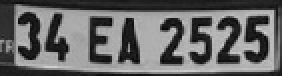
#> input picture detectNumbersAndWords/may_license.jpg, 141 x 38 px (shown 2 times larger)
$ python 'Deneme_tahtası.py'
#> lines starting #> are read from the running program, lines starting #| are printed output that depends on the picture; after the words box and inside, x2 and y2 are one past the last pixel; in counts of white or black regions, pixels touching at a corner belong together
import cv2
from cv2 import dilate
import numpy as np
import imutils
import matplotlib.pyplot as plt

img = cv2.imread("may_license.jpg",1)
#> img is the input picture: shape (38, 141, 3); min 4, max 209, mean 102.6
img_output = cv2.imread("may_license.jpg",1)
img = cv2.resize(img,(240,180))
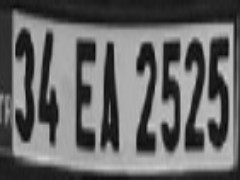
#> img: shape (180, 240, 3); min 7, max 207, mean 102.5
img_output = cv2.resize(img,(240,180))


###########################
img_bilateral = cv2.bilateralFilter(img.copy(),15,75,75)

def autoCanny(img, sigma=0.33):
#> called with sigma = 0.33
    median = np.median(img)
#> median = 107
    lower = int(max(0,(1-sigma)*median))
#> lower = 71
    upper = int(min(255,(1+sigma)*median))
#> upper = 142
    canny = cv2.Canny(img,lower,upper)
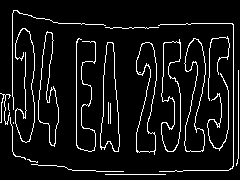
#> canny: shape (180, 240); 7.9% white in thin lines or dots
    return canny
img_canny = autoCanny(img_bilateral)

contours_list, hierarchy = cv2.findContours(img_canny, cv2.RETR_TREE, cv2.CHAIN_APPROX_NONE)
#> contours_list = 28 contours, 15 with area under 20; largest, box (x1, y1, x2, y2) and area: (100, 42, 120, 152) 1362, (184, 38, 206, 152) 1362, (161, 39, 181, 152) 1354, (100, 42, 120, 152) 1350, (184, 38, 206, 152) 1341
contours_list = sorted(contours_list, key=cv2.contourArea, reverse=True)[:15]
#> contours_list = 15 contours, 2 with area under 20; largest, box (x1, y1, x2, y2) and area: (100, 42, 120, 152) 1362, (184, 38, 206, 152) 1362, (161, 39, 181, 152) 1354, (100, 42, 120, 152) 1350, (184, 38, 206, 152) 1341


for contour_num in range(len(contours_list)):

    output = cv2.drawContours(img_output,contours_list, contour_num, (255, 255, 255), 2)
#> this loop made 15 passes
#> pass 3, `output = cv2.drawContours(img_output,contours_list, contour_num, (255,..`:
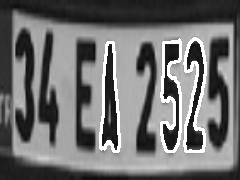
#> output: shape (180, 240, 3); min 7, max 255, mean 111.9
#> after the loop:
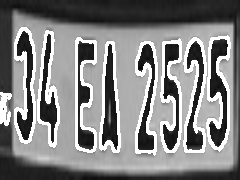
#> img_output: shape (180, 240, 3); 17.96% of pixels changed, all inside (x1, y1, x2, y2) = (0, 27, 231, 156)

for (i, c) in enumerate(contours_list):
    rect = cv2.boundingRect(c)
    x, y, w, h = rect
    box = cv2.rectangle(img, (x,y), (x+w, y+h), (0,0,255), 1)
    cropped = img[(y-8): (y+h+8), x: x+w]
    #cv2.imshow("boxes", cropped)
    cv2.waitKey(0)
    cv2.destroyAllWindows()
    cv2.imwrite("blobby" + str(i)+".png", cropped),
#> this loop made 15 passes
#> (x, y, w, h) on passes 1 to 12: (100, 42, 20, 110), (184, 38, 22, 114), (161, 39, 20, 113), (100, 42, 20, 110), (184, 38, 22, 114), (161, 41, 20, 111), (136, 42, 21, 113), (136, 42, 21, 111), (38, 31, 21, 116), (38, 32, 21, 114), (207, 73, 22, 78), (15, 28, 20, 115)
#> pass 1, `cropped = img[(y-8): (y+h+8), x: x+w]`:
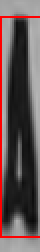
#> cropped: shape (126, 20, 3) (shown 2 times larger); mean B, G, R 84.1, 84.1, 99.2
#> pass 2, `cropped = img[(y-8): (y+h+8), x: x+w]`:
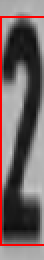
#> cropped: shape (130, 22, 3) (shown 2 times larger); mean B, G, R 99, 99, 113
#> after the loop:
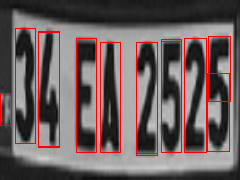
#> img: shape (180, 240, 3); mean B, G, R 94, 94, 108.2

###########################

cv2.imshow("img", img)
cv2.imshow("bilateral", img_bilateral)
cv2.imshow("canny", img_canny)
cv2.imshow("contours", output)
#cv2.imwrite("filter.jpg", img_bilateral)
cv2.waitKey(0)
cv2.destroyAllWindows()
